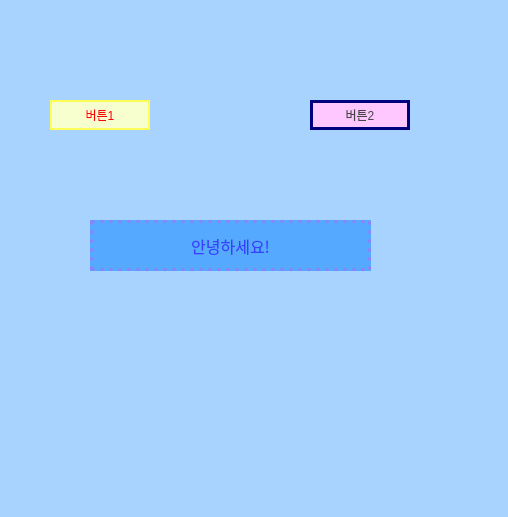
<?xml version="1.0" encoding="UTF-8"?>
<ui version="4.0">
 <class>MainWindow</class>
 <widget class="QMainWindow" name="MainWindow">
  <property name="geometry">
   <rect>
    <x>0</x>
    <y>0</y>
    <width>508</width>
    <height>517</height>
   </rect>
  </property>
  <property name="windowTitle">
   <string>MainWindow</string>
  </property>
  <property name="styleSheet">
   <string notr="true">background-color: rgb(169, 211, 255);</string>
  </property>
  <widget class="QWidget" name="centralwidget">
   <widget class="QPushButton" name="button1">
    <property name="geometry">
     <rect>
      <x>50</x>
      <y>100</y>
      <width>100</width>
      <height>30</height>
     </rect>
    </property>
    <property name="styleSheet">
     <string notr="true">color: rgb(255, 2, 6);
border : 2px solid rgb(253, 255, 87);
background-color: rgb(247, 255, 207);</string>
    </property>
    <property name="text">
     <string>버튼1</string>
    </property>
   </widget>
   <widget class="QPushButton" name="button2">
    <property name="geometry">
     <rect>
      <x>310</x>
      <y>100</y>
      <width>100</width>
      <height>30</height>
     </rect>
    </property>
    <property name="styleSheet">
     <string notr="true">color: rgb(70, 70, 70);
background-color: rgb(255, 199, 255);
border : 3px solid rgb(0, 0, 127);</string>
    </property>
    <property name="text">
     <string>버튼2</string>
    </property>
   </widget>
   <widget class="QLabel" name="label1">
    <property name="geometry">
     <rect>
      <x>90</x>
      <y>220</y>
      <width>281</width>
      <height>51</height>
     </rect>
    </property>
    <property name="font">
     <font>
      <family>휴먼옛체</family>
      <pointsize>12</pointsize>
      <weight>50</weight>
      <bold>false</bold>
      <underline>false</underline>
      <strikeout>false</strikeout>
     </font>
    </property>
    <property name="styleSheet">
     <string notr="true">color: rgb(55, 65, 255);
background-color: rgb(85, 170, 255);
border : 3px dotted rgb(140, 129, 255);</string>
    </property>
    <property name="text">
     <string>안녕하세요!</string>
    </property>
    <property name="alignment">
     <set>Qt::AlignCenter</set>
    </property>
   </widget>
  </widget>
  <widget class="QMenuBar" name="menubar">
   <property name="geometry">
    <rect>
     <x>0</x>
     <y>0</y>
     <width>508</width>
     <height>21</height>
    </rect>
   </property>
  </widget>
  <widget class="QStatusBar" name="statusbar"/>
 </widget>
 <resources/>
 <connections/>
</ui>
